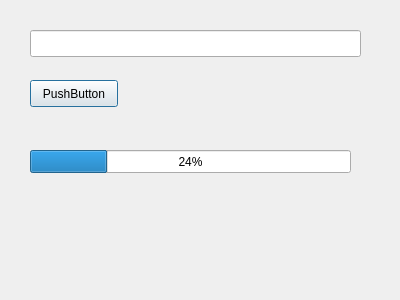
<?xml version="1.0" encoding="UTF-8"?>
<ui version="4.0">
 <class>DownloadDialog</class>
 <widget class="QDialog" name="DownloadDialog">
  <property name="geometry">
   <rect>
    <x>0</x>
    <y>0</y>
    <width>400</width>
    <height>300</height>
   </rect>
  </property>
  <property name="windowTitle">
   <string>Dialog</string>
  </property>
  <widget class="QLineEdit" name="lineEdit">
   <property name="geometry">
    <rect>
     <x>30</x>
     <y>30</y>
     <width>331</width>
     <height>27</height>
    </rect>
   </property>
  </widget>
  <widget class="QPushButton" name="pushButton">
   <property name="geometry">
    <rect>
     <x>30</x>
     <y>80</y>
     <width>88</width>
     <height>27</height>
    </rect>
   </property>
   <property name="text">
    <string>PushButton</string>
   </property>
  </widget>
  <widget class="QProgressBar" name="progressBar">
   <property name="geometry">
    <rect>
     <x>30</x>
     <y>150</y>
     <width>321</width>
     <height>23</height>
    </rect>
   </property>
   <property name="value">
    <number>24</number>
   </property>
  </widget>
 </widget>
 <resources/>
 <connections/>
</ui>
